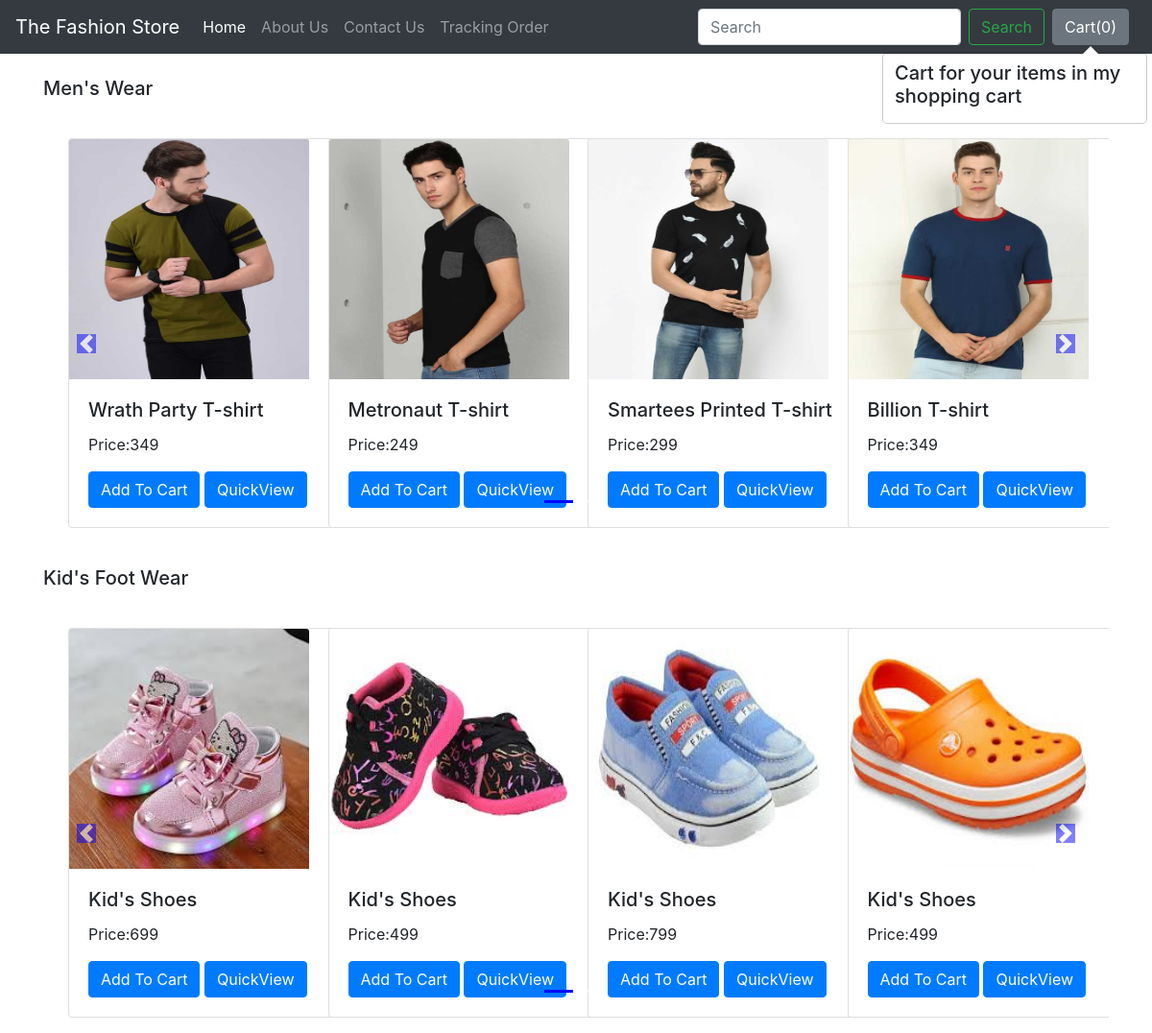
/Shop/, run on the app's committed database.
### Shop/models.py (models this page shows, shortened)
class Product(models.Model):
    product_id = models.AutoField
    product_name = models.CharField(max_length=50)
    category= models.CharField(max_length=200, default="")
    sub_catgory= models.CharField(max_length=20,default="")
    price= models.IntegerField(default=0)
    product_description = models.CharField(max_length=500)
    add_date = models.DateField()
    image= models.ImageField(upload_to="Shop/images", default="")

### Shop/views.py (the view)
# urls.py: path('', views.index),
def index(request):
    allprods = []
    catprods = Product.objects.values('category', 'id')
    cats = {item['category'] for item in catprods}
    for cat in cats:
        products = Product.objects.filter(category=cat)
        n = len(products)
        nSlides = n // 4 + ceil((n / 4) - (n // 4))
        allprods.append([products, range(1, nSlides), nSlides])
    params={'allprods':allprods}
    return render(request, 'Shop/index.html', params )

### Shop/templates/Shop/index.html (shortened to what this page needs)
{% extends 'Shop/Basic.html' %}
{% block body %}
{% load static %}
<div class="container">
    {% for product, range, nSlides in allprods %}
    <h5 class="my-4">{{product.0.category}}</h5>
    <div class="row">
        <div id="demo{{forloop.counter}}" class="col carousel slide my-3" data-ride="carousel">
            <ul class="carousel-indicators">
                <li data-target="#demo{{forloop.counter}}" data-slide-to="0" class="active"></li>
                {% for i in range %}
                <li data-target="#demo{{forloop.parentloop.counter}}" data-slide-to="{{i}}"></li>
                {% endfor %}
            </ul>
            <div class="container carousel-inner no-padding">
                <div class="carousel-item active">
                    {% for i in product %}
                    <div class="col-xs-3 col-sm-3 col-md-3">
                        <div class="card" style="width: 18rem;">
                            <img src='/media/{{i.image}}' class="card-img-top" alt="...">
                            <div class="card-body">
                                <h5 class="card-title" id="namepr{{i.id}}">{{i.product_name}}</h5>
                                <p class="card-text">Price:{{i.price}}</p>
                                <span id="divpr{{i.id}}" class="divpr">
                                    <button id="pr{{i.id}}" class="btn btn-primary cart">Add To Cart</button>
                                </span>
                                <a href="/Shop/products/{{i.id}}"><button id="qv{{i.id}}" class="btn btn-primary cart">QuickView</button></a>
                            </div>
                        </div>
                    </div>
                    {% if forloop.counter|divisibleby:4 and forloop.counter > 0 and not forloop.last %}
                </div>
                    {% endif %}
                    {% endfor %}
            </div>
        </div>
        <a class="carousel-control-prev" href="#demo{{forloop.counter}}" data-slide="prev">
            <span class="carousel-control-prev-icon"></span>
        </a>
        <a class="carousel-control-next" href="#demo{{forloop.counter}}" data-slide="next">
            <span class="carousel-control-next-icon"></span>
        </a>
    </div>
    {% endfor %}
</div>
{% endblock%}

### Shop/templates/Shop/Basic.html (shortened to what this page needs)
<!doctype html>
<html lang="en">
  <head>
    <link rel="stylesheet" href="https://stackpath.bootstrapcdn.com/bootstrap/4.2.1/css/bootstrap.min.css">
  </head>
  <body>
    <nav class="navbar navbar-expand-lg navbar-dark bg-dark">
  <a class="navbar-brand" href="/Shop">The Fashion Store</a>
  <div class="collapse navbar-collapse" id="navbarSupportedContent">
    <ul class="navbar-nav mr-auto">
      <li class="nav-item active">
        <a class="nav-link" href="/Shop">Home <span class="sr-only">(current)</span></a>
      </li>
      <li class="nav-item">
        <a class="nav-link" href="/Shop/About">About Us</a>
      </li>
      <li class="nav-item">
        <a class="nav-link" href="/Shop/Contact">Contact Us</a>
      </li>
      <li class="nav-item">
        <a class="nav-link" href="/Shop/Track_Order">Tracking Order</a>
      </li>
    </ul>
    <form class="form-inline my-2 my-lg-0">
      <input class="form-control mr-sm-2" type="search" placeholder="Search" aria-label="Search">
      <button class="btn btn-outline-success my-2 my-sm-0" type="submit">Search</button>
    </form>
    <button type="button" class="btn btn-secondary mx-2" id="popcart" data-container="body" data-toggle="popover"
            data-placement="bottom" data-html="true" data-content="Vivamus sagittis lacus vel augue laoreet rutrum faucibus.">
        Cart(<span id="cart">0</span>)
    </button>
  </div>
</nav>
{% block body %} {%  endblock%}
  </body>
</html>

### data on the page
Product: category "Men's Wear", image (picture), product_name "Wrath Party T-shirt", price "349"
Product: image (picture), product_name "Metronaut T-shirt", price "249"
Product: image (picture), product_name "Smartees Printed T-shirt", price "299"
Product: image (picture), product_name "Billion T-shirt", price "349"
Product: category "Kid's Foot Wear", image (picture), product_name "Kid's Shoes", price "699"
Product: image (picture), product_name "Kid's Shoes", price "499"
Product: image (picture), product_name "Kid's Shoes", price "799"
Product: image (picture), product_name "Kid's Shoes", price "499"
